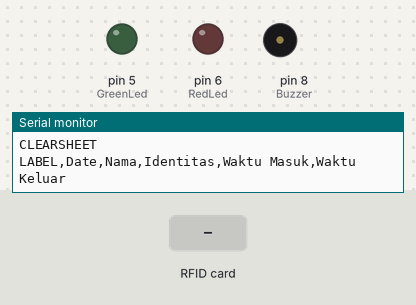
Bench run of a sketch on a simulated Arduino Uno, built with avr-gcc and run on an emulated ATmega328P. On the bench: output pins drawn as LEDs (lit = HIGH), buzzer (waves = sounding, pin HIGH), the last lines printed to the serial monitor. The inputs (shaded band) are chosen by the test bench. Pins used as bus, display or sensor lines are not drawn.

Above: at 1.4 s.
1.5 s: RFID card 69 5E C1 3F held to the reader
At 2.6 s:
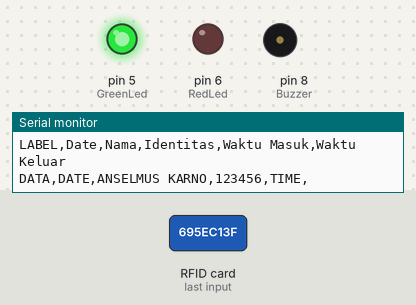
3.0 s: RFID card 5E 7A 19 C4 held to the reader
At 5.0 s:
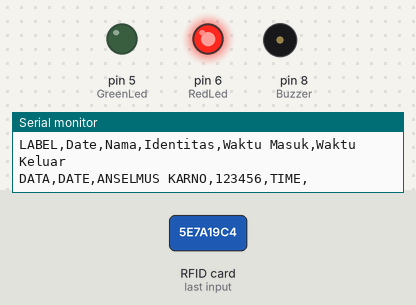
6.0 s: RFID card B5 ED E8 4E held to the reader
At 7.8 s:
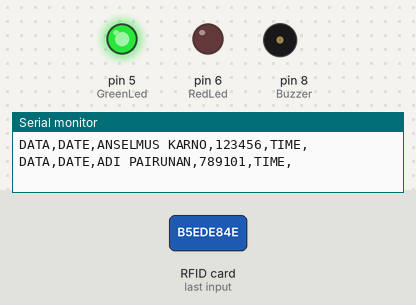
Timing chart, 0 to 11.1 s (numbered marks = the images above; inputs shaded):
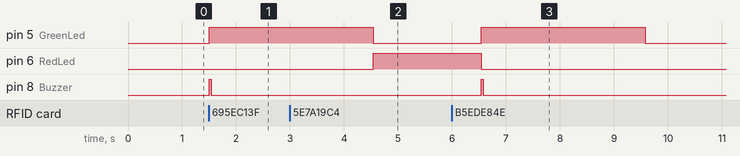

The sketch:

RFID_Excel.ino
```cpp
//Belajar Robotik
#include <SPI.h>
#include <MFRC522.h>

#define SS_PIN 10
#define RST_PIN 9

MFRC522 mfrc522(SS_PIN, RST_PIN);

byte card_ID[4];
byte Name1[4] = {0x69, 0x5E, 0xC1, 0x3F};
byte Name2[4] = {0xB5, 0xED, 0xE8, 0x4E};
byte Name3[4] = {0xB6, 0x6F, 0x69, 0xAF};

int NumbCard[3]; // jumlah kartu
int j = 0;
int statu[2];
int s = 0;

int const RedLed = 6;
int const GreenLed = 5;
int const Buzzer = 8;

String Log;
String Nama;
long Identitas;
int n ;

void setup() {

  Serial.begin(9600);
  SPI.begin();
  mfrc522.PCD_Init();

  Serial.println("CLEARSHEET");
  Serial.println("LABEL,Date,Nama,Identitas,Waktu Masuk,Waktu Keluar");

  pinMode(RedLed, OUTPUT);
  pinMode(GreenLed, OUTPUT);
  pinMode(Buzzer, OUTPUT);

  delay(200);
}

void loop() {
  //look for new card
  if ( ! mfrc522.PICC_IsNewCardPresent()) {
    return;
  }
  // Select one of the cards
  if ( ! mfrc522.PICC_ReadCardSerial()) {
    return;
  }

  for (byte i = 0; i < mfrc522.uid.size; i++) {
    card_ID[i] = mfrc522.uid.uidByte[i];

    if (card_ID[i] == Name1[i]) {
      Nama = "ANSELMUS KARNO";
      Identitas = 123456;
      j = 0;
      s = 0;
    }
    else if (card_ID[i] == Name2[i]) {
      Nama = "ADI PAIRUNAN";
      Identitas = 789101;
      j = 1;
      s = 1;
    }
     else if (card_ID[i] == Name3[i]) {
      Nama = "ANDRI RASYID";
      Identitas = 789102;
      j = 2;
      s = 2;
    }
    else {
      digitalWrite(GreenLed, LOW);
      digitalWrite(RedLed, HIGH);
      goto cont;
    }
  }
  if (NumbCard[j] == 1 && statu[s] == 0) {
    statu[s] = 1;
    Serial.print("DATA,DATE," + Nama);
    Serial.print(",");
    Serial.print(Identitas);
    Serial.print(",");
    Serial.print("");
    Serial.print(",");
    Serial.println("TIME");

  }
  else if (NumbCard[j] == 0) {
    NumbCard[j] = 1;
    n++;
    Serial.print("DATA,DATE," + Nama);
    Serial.print(",");
    Serial.print(Identitas);
    Serial.print(",");
    Serial.print("TIME");
    Serial.print(",");
    Serial.println("");

    digitalWrite(GreenLed, HIGH);
    digitalWrite(RedLed, LOW);
    digitalWrite(Buzzer, HIGH);
    delay(30);
    digitalWrite(Buzzer, LOW);
  }
  else if (statu[s] == 1) {

    digitalWrite(RedLed, HIGH);
  }
  delay(1000);
cont:
  delay(2000);
  digitalWrite(GreenLed, LOW);
  digitalWrite(RedLed, LOW);
}
```

Measured:
- after the input at 1.5 s, pin 5 (GreenLed): LOW → HIGH at once; pin 8 (Buzzer): LOW → HIGH at once, → LOW 0.03 s later
- after the input at 3.0 s, pin 6 (RedLed): LOW → HIGH after 1.5 s
- after the input at 6.0 s, pin 5 (GreenLed): LOW → HIGH after 0.55 s, → LOW 3.0 s later; pin 8 (Buzzer): LOW → HIGH after 0.55 s, → LOW 0.03 s later
